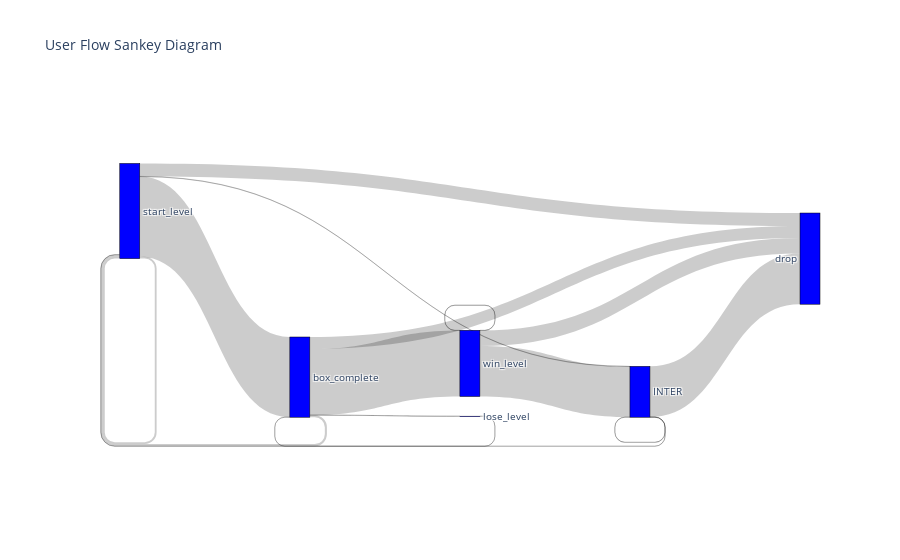

Notebook cell for this chart:
### Code cell
# Convert sequences to nodes and links for Sankey diagram
sequences = sequence_df['sequence'].str.split(' -> ')

# Get all unique events
all_events = set()
for seq in sequences:
    all_events.update(seq)

# Create nodes list
nodes = list(all_events)

# Create links dictionary to count transitions
links = {}
for seq in sequences:
    for i in range(len(seq)-1):
        source = seq[i]
        target = seq[i+1]
        key = (source, target)
        links[key] = links.get(key, 0) + 1

# Create source, target and value lists for plotting
source_list = []
target_list = []
value_list = []
for (source, target), value in links.items():
    source_list.append(nodes.index(source))
    target_list.append(nodes.index(target))
    value_list.append(value)

# Create Sankey diagram
import plotly.graph_objects as go

fig = go.Figure(data=[go.Sankey(
    node = dict(
        pad = 15,
        thickness = 20,
        line = dict(color = "black", width = 0.5),
        label = nodes,
        color = "blue"
    ),
    link = dict(
        source = source_list,
        target = target_list,
        value = value_list
    )
)])

fig.update_layout(title_text="User Flow Sankey Diagram", font_size=10)
fig.show()

### Figure 1 — Plotly figure (JSON) as saved in the notebook; plotly's stock layout.template omitted (floating-point values rounded to 4 significant figures)
{"data": [{"link": {"source": [1, 1, 2, 4, 3, 2, 4, 1, 2, 1, 3, 4, 3, 2, 5], "target": [0, 2, 4, 3, 0, 0, 0, 1, 1, 3, 2, 4, 3, 5, 1], "value": [302, 1873, 1542, 1181, 1185, 282, 361, 43, 49, 5, 1, 4, 3, 1, 1]}, "node": {"color": "blue", "label": ["drop", "start_level", "box_complete", "INTER", "win_level", "lose_level"], "line": {"color": "black", "width": 0.5}, "pad": 15, "thickness": 20}, "type": "sankey"}], "layout": {"font": {"size": 10}, "title": {"text": "User Flow Sankey Diagram"}}}
